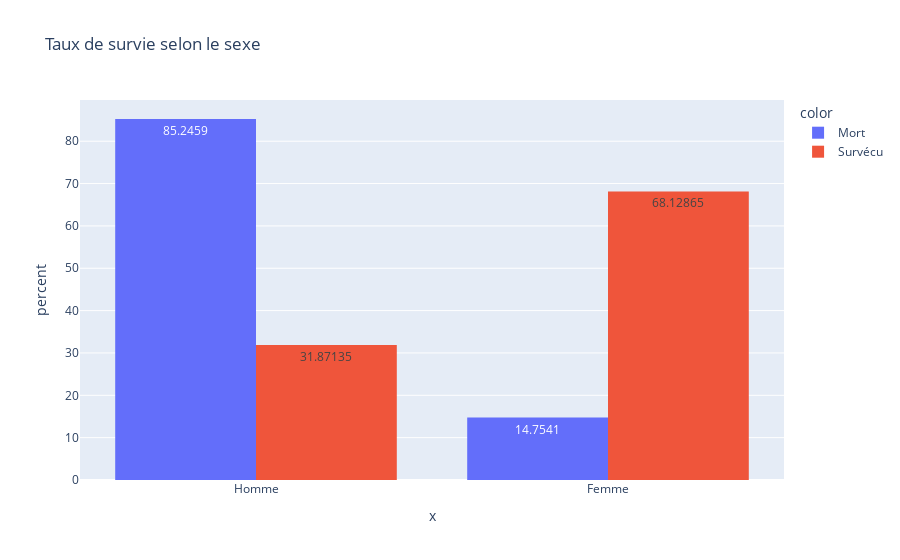

Here is the notebook cell this chart was saved with:
### Markdown cell above
II - Taux de survie par sexe

### Code cell
fig = px.histogram(df,
                   x=df['Sex'].map({0: 'Femme', 1: 'Homme'}),
                   color=df['Survived'].map({0: 'Mort', 1: 'Survécu'}),
                   barmode='group',
                   histnorm='percent',
                   text_auto=True,
                   title="Taux de survie selon le sexe"
                   )
fig.show()

### Figure 1 — Plotly figure (JSON) as saved in the notebook; plotly's stock layout.template omitted (floating-point values rounded to 4 significant figures; data arrays with more than 128 entries replaced by an {"elided": "..."} marker saying what was removed)
{"data": [{"alignmentgroup": "True", "bingroup": "x", "histnorm": "percent", "hovertemplate": "color=Mort<br>x=%{x}<br>percent=%{y}<extra></extra>", "legendgroup": "Mort", "marker": {"color": "#636efa", "pattern": {"shape": ""}}, "name": "Mort", "offsetgroup": "Mort", "orientation": "v", "showlegend": true, "texttemplate": "%{value}", "type": "histogram", "x": {"elided": "549 str values"}, "xaxis": "x", "yaxis": "y"}, {"alignmentgroup": "True", "bingroup": "x", "histnorm": "percent", "hovertemplate": "color=Survécu<br>x=%{x}<br>percent=%{y}<extra></extra>", "legendgroup": "Survécu", "marker": {"color": "#EF553B", "pattern": {"shape": ""}}, "name": "Survécu", "offsetgroup": "Survécu", "orientation": "v", "showlegend": true, "texttemplate": "%{value}", "type": "histogram", "x": {"elided": "342 str values"}, "xaxis": "x", "yaxis": "y"}], "layout": {"barmode": "group", "legend": {"title": {"text": "color"}, "tracegroupgap": 0}, "title": {"text": "Taux de survie selon le sexe"}, "xaxis": {"anchor": "y", "domain": [0, 1], "title": {"text": "x"}}, "yaxis": {"anchor": "x", "domain": [0, 1], "title": {"text": "percent"}}}}
